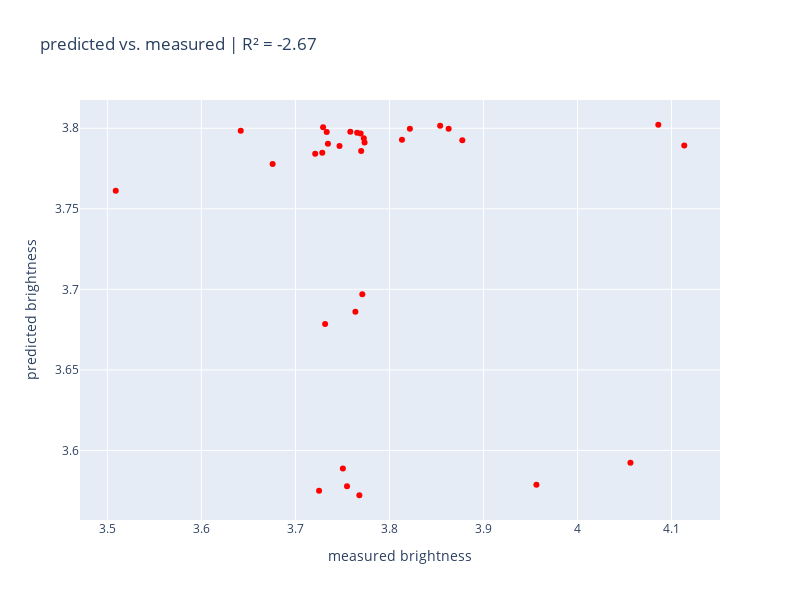

The cell this chart's notebook holds for it:
### Code cell
import pandas as pd
import plotly.graph_objects as go
from sklearn.metrics import r2_score


df = df.dropna(subset=['medianBrightness'])


# Plotting
fig = go.Figure(data=go.Scatter(x=df['medianBrightness'], y=df['Fitness'],
                                mode='markers', text=df['aaMutations_x'],
                                marker=dict(color='red'), hoverinfo='text+x+y'))

fig.update_layout(title="predicted vs. measured",
                  xaxis_title="measured brightness",
                  yaxis_title="predicted brightness",
                  height=600, width=800)

# Calculating R^2 score
r2 = r2_score(df['Fitness'], df['medianBrightness'])

# Show R^2 score in the plot title
fig.update_layout(title=f"predicted vs. measured | R² = {r2:.2f}")

fig.show()

# Output R^2 score
r2

### Figure 1 — Plotly figure (JSON) as saved in the notebook; plotly's stock layout.template omitted (floating-point values rounded to 4 significant figures)
{"data": [{"hoverinfo": "text+x+y", "marker": {"color": "red"}, "mode": "markers", "text": ["Y38C", "Y38F", "Y38H", "Y38N", "N104I", "N104S", "N104Y", "K157E", "K157G", "K157M", "K157Q", "K157R", "K157V", "I170L", "I170N", "I170T", "I170V", "K213E", "K213N", "K213R", "Y38C:N104Y", "Y38N:N104I", "Y38N:K157R", "Y38C:I170N", "N104I:I170V", "N104S:K213E", "N104S:K213R", "K157E:I170V", "I170T:K213E", "Y38N:I170N:K213R", "K157R:I170N:K213R"], "type": "scatter", "x": [3.77, 3.732, 3.764, 3.863, 3.813, 3.729, 3.822, 3.768, 4.114, 3.725, 3.676, 3.758, 3.956, 3.766, 3.747, 3.774, 3.733, 3.755, 3.509, 3.721, 3.771, 4.086, 4.056, 3.729, 3.642, 3.769, 3.735, 3.773, 3.878, 3.854, 3.75], "y": [3.786, 3.678, 3.686, 3.8, 3.793, 3.785, 3.8, 3.572, 3.789, 3.575, 3.778, 3.798, 3.579, 3.797, 3.789, 3.791, 3.798, 3.578, 3.761, 3.784, 3.697, 3.802, 3.592, 3.801, 3.798, 3.797, 3.79, 3.794, 3.793, 3.802, 3.589]}], "layout": {"height": 600, "title": {"text": "predicted vs. measured | R² = -2.67"}, "width": 800, "xaxis": {"title": {"text": "measured brightness"}}, "yaxis": {"title": {"text": "predicted brightness"}}}}
